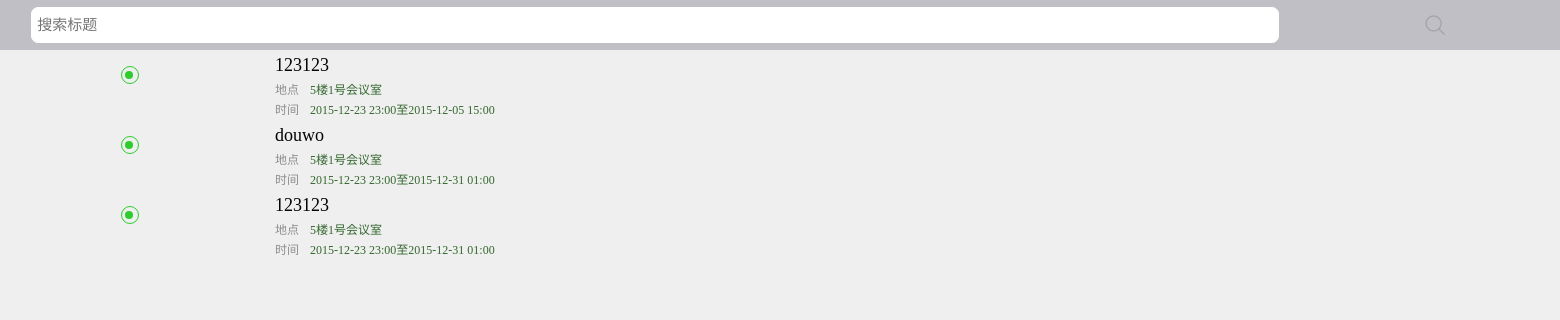
The app's page /meet/stay, older data.
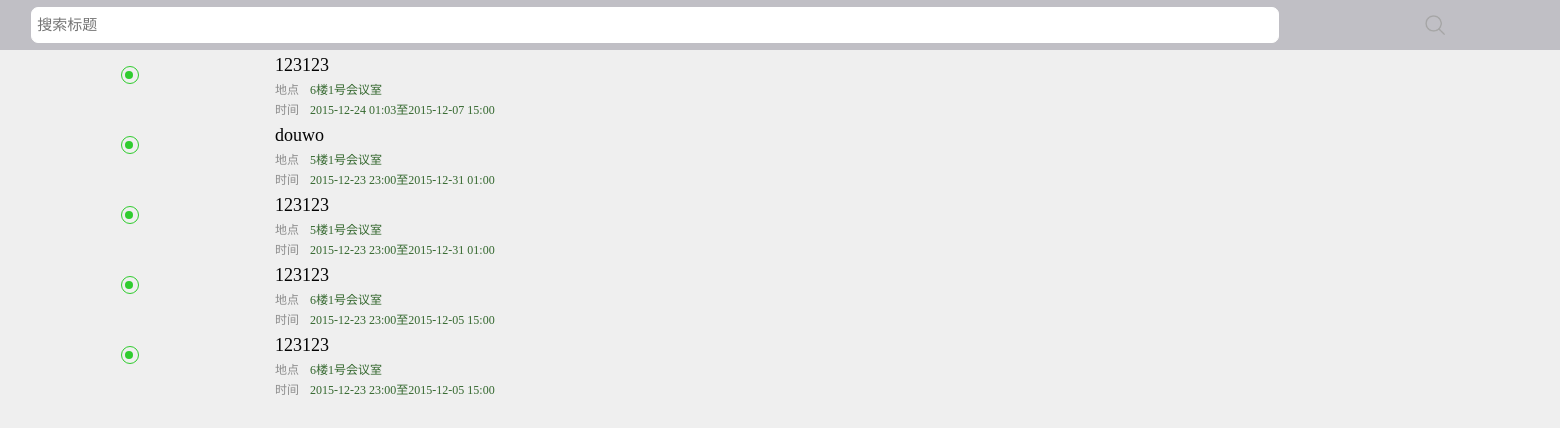
The same page, newer data.
### tables this page shows
CREATE TABLE `meeting` (
`mid` int(11) NOT NULL,
  `muid` int(11) NOT NULL COMMENT 'creater',
  `mplanbt` timestamp NULL DEFAULT NULL,
  `mplanet` timestamp NULL DEFAULT NULL,
  `mactbt` timestamp NULL DEFAULT NULL,
  `mactet` timestamp NULL DEFAULT NULL,
  `mrid` int(11) NOT NULL,
  `mremind` int(11) NOT NULL,
  `mchecktype` int(11) NOT NULL COMMENT '0 = location 1 = qrcode',
  `mmembernum` int(11) NOT NULL,
  `mconfirm` int(11) NOT NULL COMMENT '高层=1',
  `mattach` mediumtext NOT NULL,
  `mstate` int(11) NOT NULL COMMENT 'draft = 0 发布=1',
  `mcreatet` timestamp NOT NULL DEFAULT '0000-00-00 00:00:00',
  `mpass` int(11) NOT NULL,
  `mname` varchar(20) NOT NULL,
  `mscore` int(11) DEFAULT NULL,
  `mfilename` varchar(30) NOT NULL,
  `mfiletime` timestamp NULL DEFAULT NULL,
  `mapartment` int(11) NOT NULL
);

CREATE TABLE `room` (
`rid` int(11) NOT NULL,
  `rname` varchar(15) NOT NULL
);

### application/controllers/Meet.php (called while the page is built, shortened)
<?php
class Meet extends CI_Controller {
	public function stay($search=false)
	{
		$this->load->model('meet_model');
		if($search===false)
			$data['list'] = $this->meet_model->getmeetlist(false,0);
		else
			$data['list'] = $this->meet_model->getmeetlist($search,0);
		$this->load->view('djxhy',$data);
	}
}

### index.php (called while the page is built, shortened)
<?php
require_once BASEPATH.'core/CodeIgniter.php';

### application/models/Meet_model.php (called while the page is built, shortened)
<?php
class Meet_model extends CI_Model {
    public function getmeetlist($search,$type)
    {
    	$now=date('Y-m-d H:i:s');
    	if($search===false){
    		if($type==1){
    			$sql = "SELECT mid,muid,mplanbt,mplanet,mrid,mname,rname FROM meeting,room WHERE room.rid=meeting.mrid AND meeting.mstate=0";
    			$sql = $this->db->query($sql);
    		}
    		else{
    				if($type==2)
    					$sql = "SELECT mid,muid,mplanbt,mplanet,mrid,mname,rname,uname FROM meeting,room,user WHERE user.uid=muid AND room.rid=meeting.mrid AND meeting.mplanbt < ? AND meeting.mstate=1";
    				else
    					$sql = "SELECT mid,muid,mplanbt,mplanet,mrid,mname,rname FROM meeting,room WHERE room.rid=meeting.mrid AND meeting.mplanbt > ? AND meeting.mstate=1";
    				$sql = $this->db->query($sql,$now);
    		}
		}
		$list = $sql->result_array();
		return $list;
    }
}

### application/views/djxhy.php (the view, shortened to what this page needs)
<!DOCTYPE html>
<html>
<head lang="en">
    <link rel="stylesheet" href="<?php echo base_url('css/bootstrap.min.css');?>">
    <link rel="stylesheet" href="<?php echo base_url('css/index.css');?>">
</head>
<body >
<div class="serach" >
	<input placeholder="搜索标题">
	<span></span>
</div>
<div class="container-fluid " style="margin-top:50px">
	<?php
		foreach ($list as $r) {
			$path = base_url('meet/mydetail').'/'.$r['mid'];
	?>
		<div class="row meetSh" >
			<div onclick="javascript:window.location.href='<?php echo $path;?>'">
				<div class="col-xs-2" >
					<span class="circle" >
						<i></i>
					</span>
				</div>
				<div class="col-xs-9" >
					<div class="row meetTitle" >
						<?php echo $r['mname'];?>
					</div>
					<div class="row meetTime"  >
						地点
						<span><?php echo $r['rname'];?></span>
					</div>
		           <div class="row meetTime"  >
						时间
						<span><?php echo date('Y-m-d H:i',strtotime($r['mplanbt']));?>至<?php echo date('Y-m-d H:i',strtotime($r['mplanet']));?></span>
					</div>
				</div>
			</div>
	    </div>
	<?php
    	}
    ?>
	<span class="nomore">已没有更多</span>
</div>
</body>
</html>

### css/index.css (style rules this page uses)
* { margin: 0; padding: 0; -webkit-tap-highlight-color:rgba(0,0,0,0); -webkit-text-size-adjust:none; word-break:break-all; font-family: "微软雅黑"; }
body { background-color:#efefef; }
.circle { height:18px;width:18px;border:1px solid #2fcc2e;border-radius:9px;position:absolute;left:50%;margin-left:-9px;margin-top:16px }
.circle i { height: 8px; width: 8px; position: absolute; background-color: #2fcc2e; border-radius: 4px; margin-left: 3.5px; margin-top: 3.5px; }
.meetTitle { height:30px;line-height:30px;font-size:18px;color:#040404;margin:0 }
.meetTime { height:20px;line-height:20px;font-size:12px;color:#8d8d8d;margin:0 }
.meetTime span { color: #33672d; margin-left: 11px; overflow: hidden; height: 20px; position: absolute; text-overflow: ellipsis; white-space: nowrap; width: 70%; }
.serach { height:50px;position:fixed;top:0;background-color:#c0bfc5;width:100%; z-index: 10; }
.serach span { height:20px; width:20px;position:absolute; background-image:url('../img/search.png') ; background-position: right; background-repeat: no-repeat; background-size: 100%; margin-top: 15px; right: 8%; margin-right: -10px; }
.serach input { width:80%;height:36px;margin-top:7px;margin-left:2%;border-radius:7px;border: 1px #fff solid;padding-left: 5px; font-size: 15px; }
.nomore { width:100%;line-height:30px;font-size:15px;color:#969696;text-align:center;margin-left: -15px;position: absolute; }

Row changes from the older to the newer data that the page shows:
changed meeting (number 1 of 5 on the later page): room.rname "5楼1号会议室" → "6楼1号会议室"; mplanbt "2015-12-23 23:00" → "2015-12-24 01:03"; mplanet "2015-12-05 15:00" → "2015-12-07 15:00"
added meeting: mname "123123", room.rname "6楼1号会议室", mplanbt "2015-12-23 23:00", mplanet "2015-12-05 15:00"
added meeting: mname "123123", room.rname "6楼1号会议室", mplanbt "2015-12-23 23:00", mplanet "2015-12-05 15:00"
